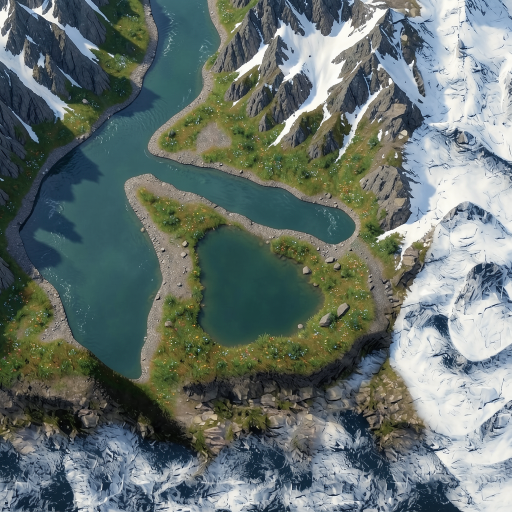
#> input picture assets/terrain/candidates/alpine-sandwich-0.png, 1024 x 1024 px, given in place of out-shoreline.png, which was not available (shown at 1/2 size)
$ python build-shore-demo.py
#> lines starting #> are read from the running program, lines starting #| are printed output that depends on the picture; pictures that were not available may be replaced by others from this repository, and a replacement may not be noted
#!/usr/bin/env python3
"""Shore-run demo v2: single coherent shoreline patch, tight UO zoom,
crisp pixels (no JPEG, no browser scaling blur), improved sprite color."""
import os, glob, base64, io, json
from math import radians, cos, sin
from PIL import Image, ImageEnhance, ImageChops

ROOT = "/Users/j/Documents/New project/uo-chain-sandbox-poc"
CAND = os.path.join(ROOT, "assets/terrain/candidates")
DEMOS = os.path.join(ROOT, "assets/demos")
SHEETS = os.path.join(ROOT, "assets/sprites/player-cards/candidates")
PPT, TILES = 64, 12
P = PPT * TILES  # 768 — single patch world

# ---- terrain: ONE coherent patch, no mosaic ----
patch = Image.open("/tmp/out-shoreline.png").convert("RGB")
#> patch is the input picture: PIL image 1024x1024 RGB; mean R, G, B 103.4, 115.4, 111.5
probe = patch.resize((128, 128))
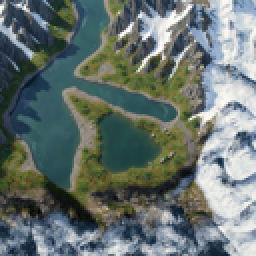
#> probe: PIL image 128x128 RGB (shown 2 times larger); mean R, G, B 103.4, 115.3, 111.5

def is_water(u, v):
    x, y = min(127, max(0, int(u * 127))), min(127, max(0, int(v * 127)))
    r, g, b = probe.getpixel((x, y))[:3]
    return g > r * 1.25 and b > r * 1.05 and g > 60

# straight-line run path, landward-verified
vs = [vi / 100 for vi in range(14, 87, 2)]
raw_uw = []
for v in vs:
    uw = 0.45
    for ui in range(15, 95):
        u = ui / 100
        if is_water(u, v) and all(is_water(min(0.99, u + k * 0.02), v) for k in (1, 2, 3)):
            uw = u
            break
    raw_uw.append(uw)
#> this loop made 37 passes
mins = [min(raw_uw[max(0, i - 3):min(len(raw_uw), i + 4)]) - 0.075 for i in range(len(vs))]
n = len(vs)
mv = sum(vs) / n; mu = sum(mins) / n
slope = sum((vs[i] - mv) * (mins[i] - mu) for i in range(n)) / max(1e-9, sum((vs[i] - mv) ** 2 for i in range(n)))
slope = max(-0.35, min(0.35, slope))
us = [mu + slope * (v - mv) for v in vs]
for _ in range(4):
    for i, v in enumerate(vs):
        while us[i] > 0.10 and (is_water(us[i], v) or is_water(us[i] + 0.045, v)):
            us[i] -= 0.02
    for i in range(n):
        lo, hi = max(0, i - 4), min(n, i + 5)
        us[i] = sum(us[lo:hi]) / (hi - lo)
for i, v in enumerate(vs):
    while us[i] > 0.10 and is_water(us[i], v):
        us[i] -= 0.02
#> this loop made 37 passes
#> v on passes 1 to 12: 0.14, 0.16, 0.18, 0.2, 0.22, 0.24, 0.26, 0.28, 0.3, 0.32, 0.34, 0.36
cpath = [[vs[i], us[i]] for i in range(n)]
print("path u range:", round(min(us), 2), "-", round(max(us), 2), "slope:", round(slope, 3))
#| path u range: 0.08 - 0.15 slope: 0.209

plan_g = patch.resize((P, P), Image.LANCZOS).quantize(128).convert("RGBA")
mil = plan_g.rotate(45, expand=True, resample=Image.NEAREST)
def tone(im):
    im = ImageEnhance.Color(im).enhance(0.85)
    im = ImageEnhance.Brightness(im).enhance(0.96)
    return ImageChops.multiply(im, Image.new("RGB", im.size, (245, 239, 230)))
MW = mil.width
# void fill: open lake water behind the diamond (scene reads as a headland)
wsrc = Image.open("/tmp/out-water.png").convert("RGB").crop((100, 0, 1024, 560))
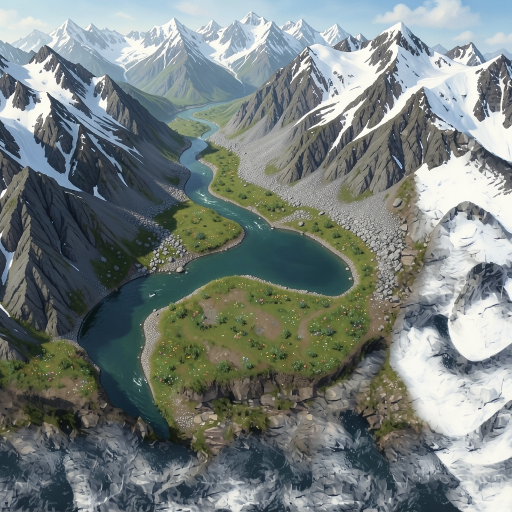
#> input picture assets/terrain/candidates/alpine-sandwich-1.png, 1024 x 1024 px, given in place of out-water.png, which was not available (shown at 1/2 size)
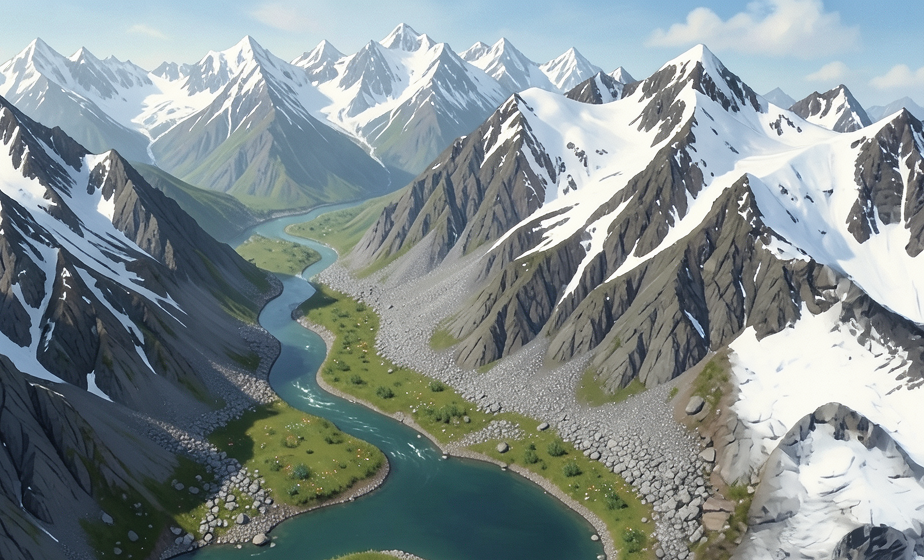
#> wsrc: PIL image 924x560 RGB; mean R, G, B 131.9, 143.2, 144.8
wtile = wsrc.resize((P, P), Image.LANCZOS).quantize(64).convert("RGB")
wtile = ImageEnhance.Color(wtile).enhance(0.6)
wtile = ImageEnhance.Brightness(wtile).enhance(0.62)
wtile = ImageChops.multiply(wtile, Image.new("RGB", wtile.size, (170, 210, 215)))
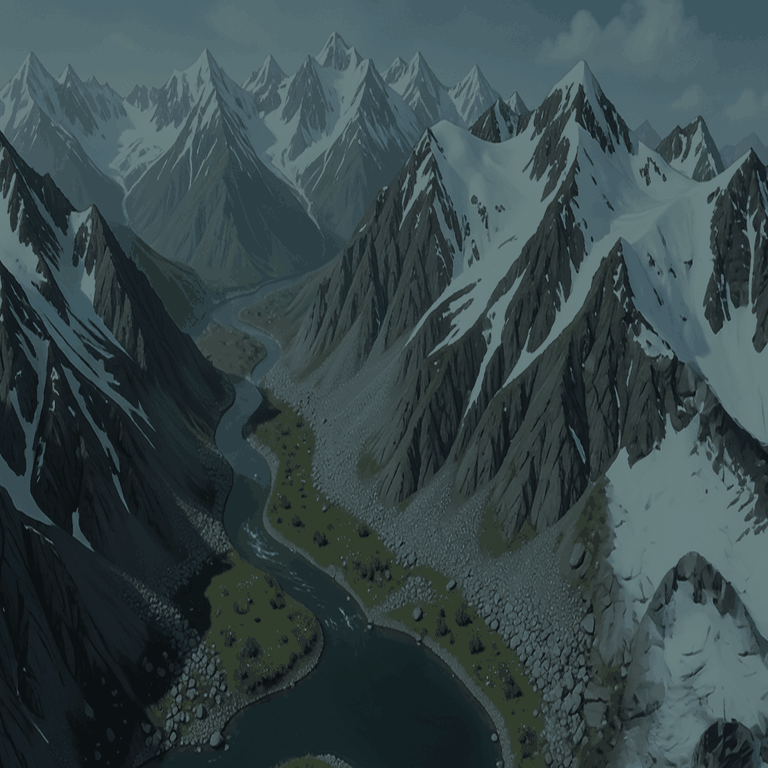
#> wtile: PIL image 768x768 RGB; mean R, G, B 55.1, 71.5, 73.7
wtile = tone(wtile)
mil_rgb = Image.new("RGB", (MW, MW))
#> mil_rgb: PIL image 1088x1088 RGB; every value is 0
for ty in range(0, MW, P):
    for tx in range(0, MW, P):
        mil_rgb.paste(wtile, (tx, ty))
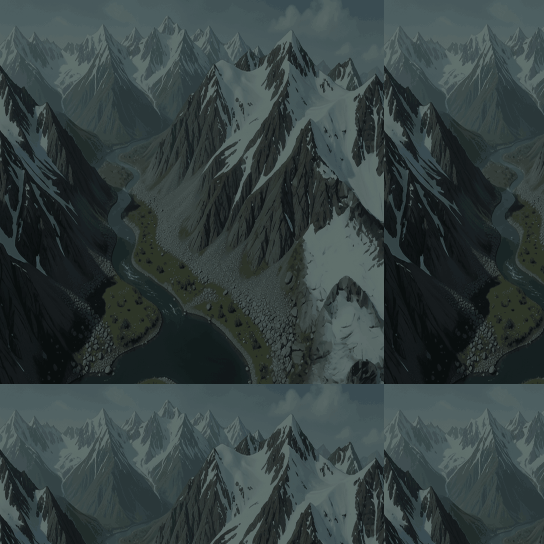
#> mil_rgb: PIL image 1088x1088 RGB (shown at 1/2 size); mean R, G, B 53, 64.7, 64.6
mil_toned = tone(Image.new("RGB", mil.size, (16, 20, 24)))
#> in tone (call 2), `im = ImageEnhance.Color(im).enhance(0.85)`:
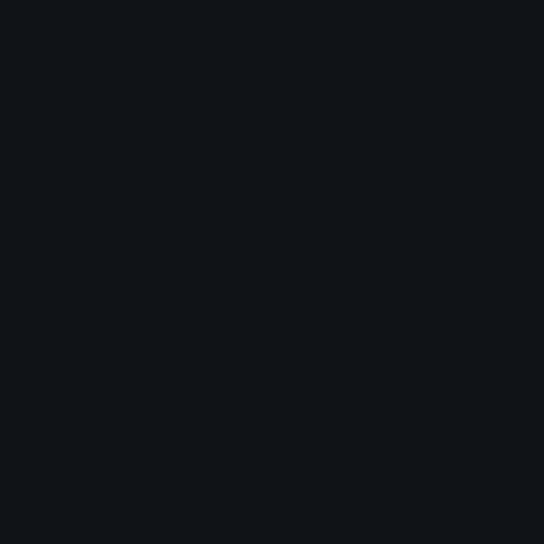
#> im: PIL image 1088x1088 RGB (shown at 1/2 size); mean R, G, B 16, 19, 23
fg = Image.new("RGB", mil.size, (16, 20, 24))
fg.paste(mil, (0, 0), mil)
fg = tone(fg)
mil_rgb.paste(fg, (0, 0), mil.getchannel("A"))
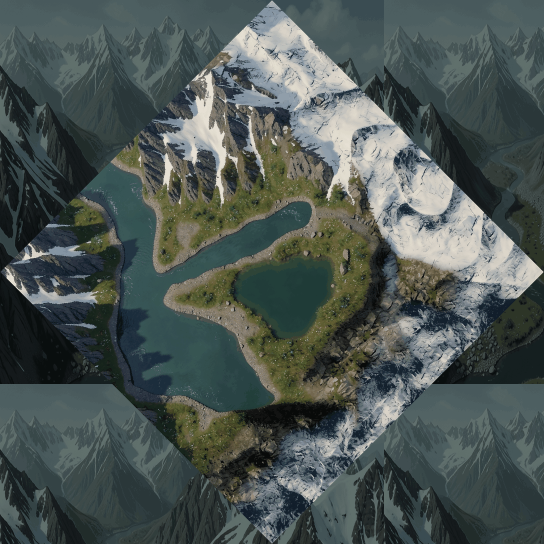
#> mil_rgb: PIL image 1088x1088 RGB (shown at 1/2 size); mean R, G, B 75.9, 85.9, 82.9
print("mil size:", MW)
#| mil size: 1088

# ---- sprite: more color depth, lifted skin ----
frames = sorted(glob.glob("/tmp/wretch-run/se_*.png"))
imgs = [Image.open(f).convert("RGBA") for f in frames]
boxes = [im.getbbox() for im in imgs]
#> (the run stopped early here; a loop or call above may not have finished)
